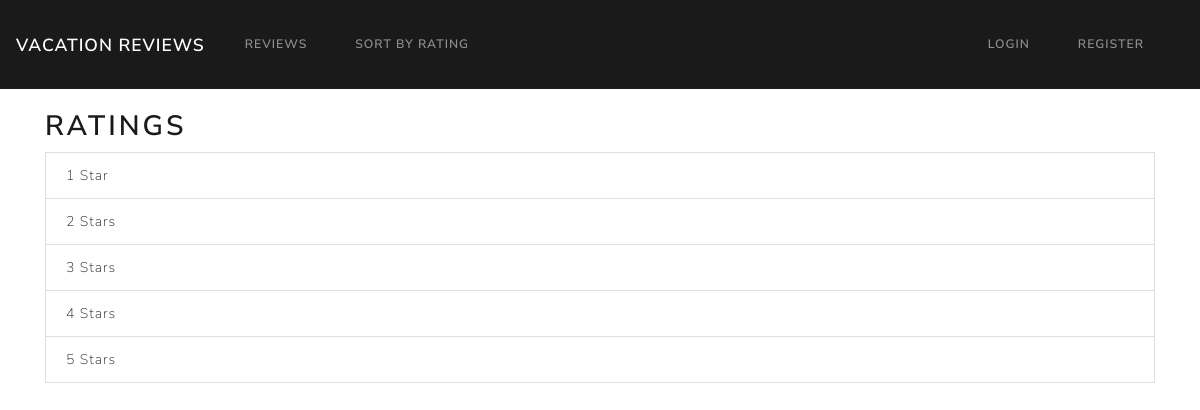
/index.php/ratings, run on the app's committed database.
### tables this page shows
CREATE TABLE `ratings` (
  `id` int(11) NOT NULL,
  `user_id` int(11) NOT NULL,
  `name` varchar(255) NOT NULL,
  `created_at` timestamp NOT NULL DEFAULT CURRENT_TIMESTAMP
);

### application/controllers/Ratings.php (called while the page is built, shortened)
<?php
	class Ratings extends CI_Controller{
		public function index(){
			$data['title'] = 'Ratings';
			$data['ratings'] = $this->rating_model->get_ratings();
			$this->load->view('templates/header');
			$this->load->view('ratings/index', $data);
			$this->load->view('templates/footer');
		}
	}

### index.php (called while the page is built, shortened)
<?php
require_once BASEPATH.'core/CodeIgniter.php';

### application/models/Rating_model.php (called while the page is built, shortened)
<?php
	class Rating_model extends CI_Model{
		public function get_ratings(){
			$this->db->order_by('name');
			$query = $this->db->get('ratings');
			return $query->result_array();
		}
	}

### application/views/ratings/index.php (the view, shortened to what this page needs)
<h2><?= $title; ?></h2>
<ul class="list-group">
<?php foreach($ratings as $rating) : ?>
	<li class="list-group-item"><a href="<?php echo site_url('/ratings/reviews/'.$rating['id']); ?>"><?php echo $rating['name']; ?></a>
	</li>
<?php endforeach; ?>
</ul>

### data on the page
ratings: name "1 Star"
ratings: name "2 Stars"
ratings: name "3 Stars"
ratings: name "4 Stars"
ratings: name "5 Stars"

### other printed values
$title "RATINGS"
